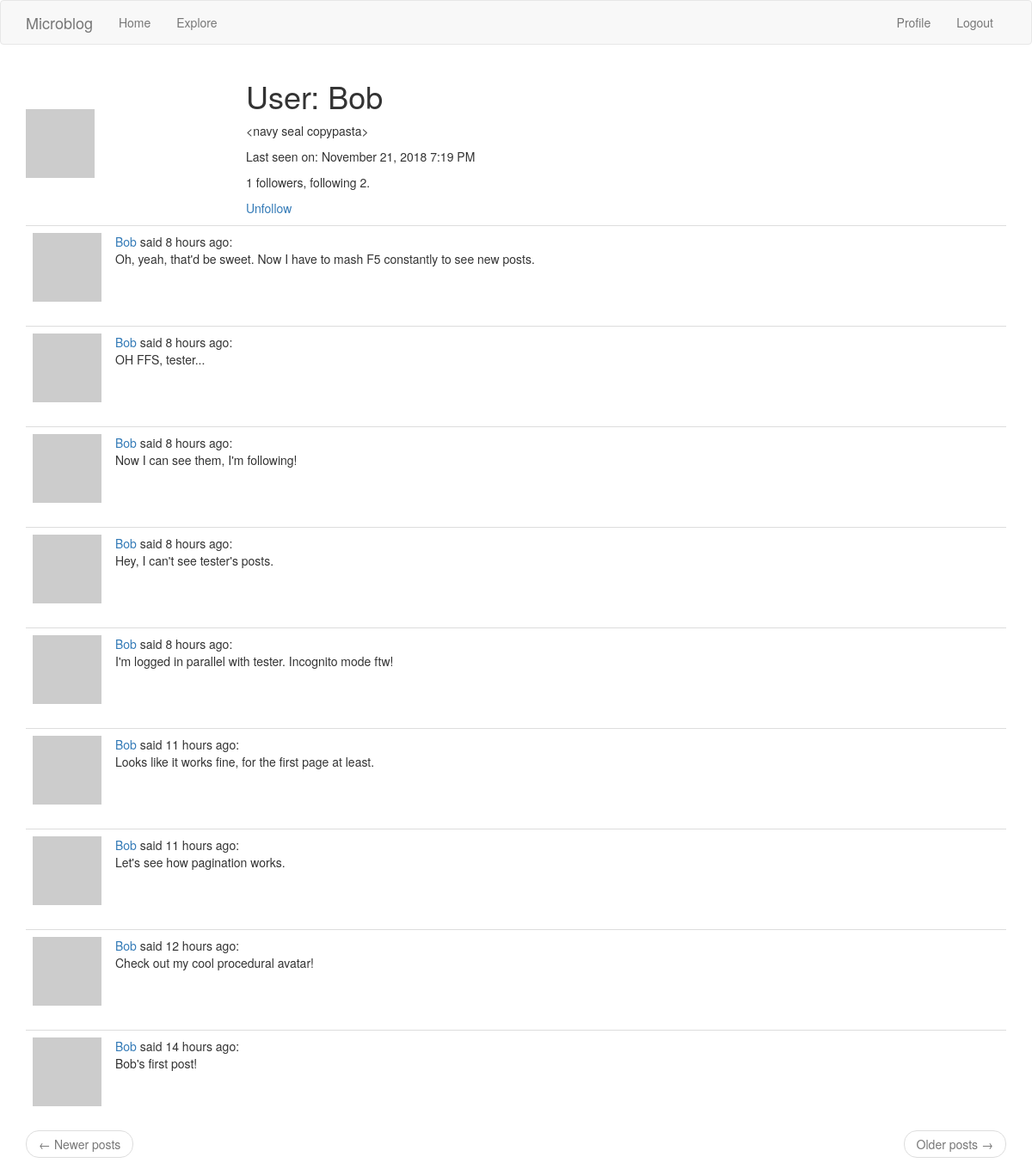
The app's page /user/Bob (signed in), older data.
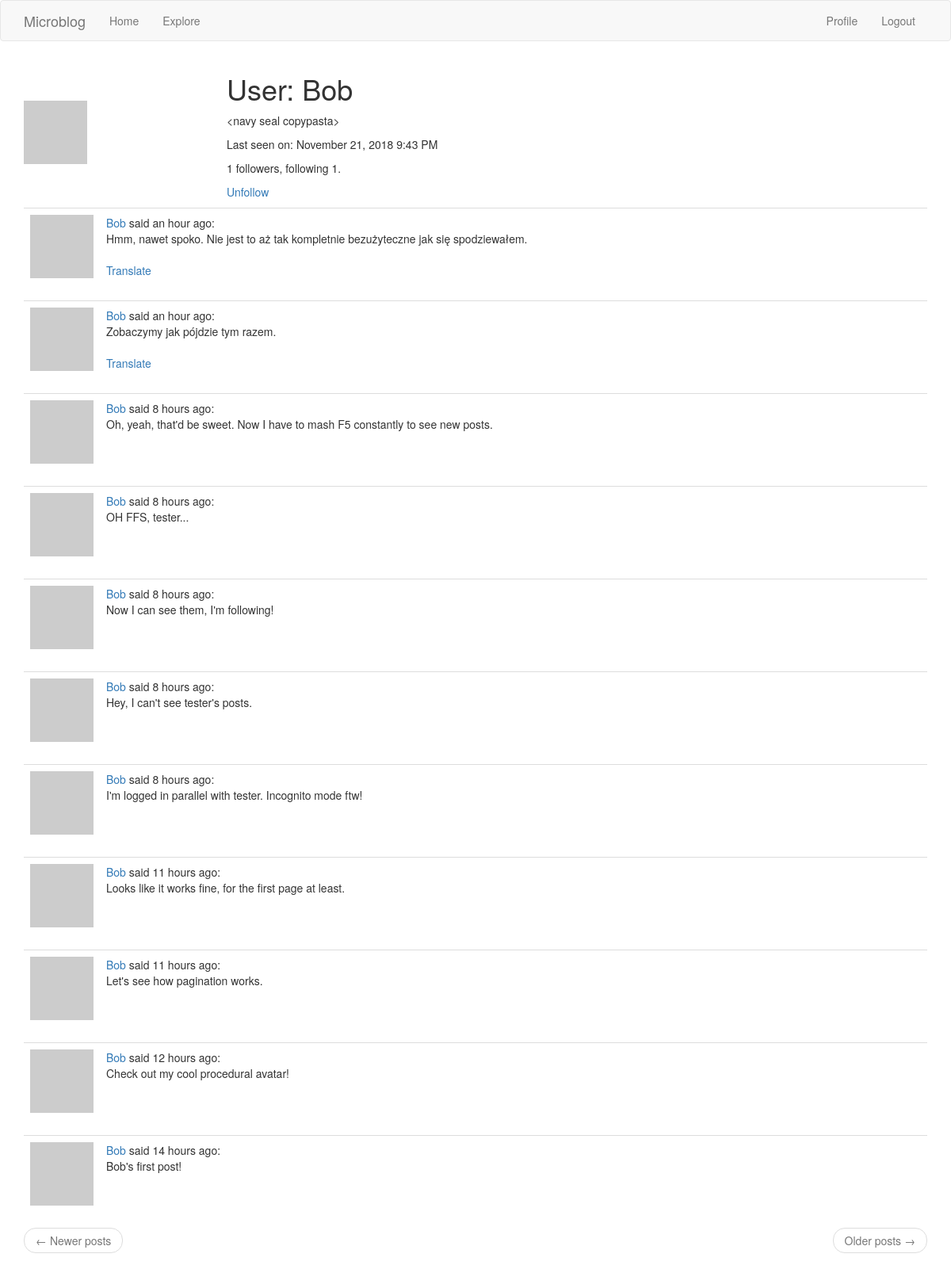
The same page, newer data.
### app/models.py (models this page shows, shortened)
class User(UserMixin, db.Model):
    id = db.Column(db.Integer, primary_key=True)
    username = db.Column(db.String(64), index=True, unique=True)
    email = db.Column(db.String(120), index=True, unique=True)
    password_hash = db.Column(db.String(128))
    about_me = db.Column(db.String(140))
    last_seen = db.Column(db.DateTime, default=datetime.utcnow)
    posts = db.relationship('Post', backref='author', lazy='dynamic')
    followed = db.relationship(
        'User', secondary=followers,
        primaryjoin=(followers.c.follower_id == id),
        secondaryjoin=(followers.c.followed_id == id),
        backref=db.backref('followers', lazy='dynamic'), lazy='dynamic')
    def avatar(self, size):
        digest = md5(self.email.lower().encode('utf-8')).hexdigest()
        return 'https://www.gravatar.com/avatar/{}?d=retro&s={}'.format(
            digest, size)
    def is_following(self, user):
        return self.followed.filter(
            followers.c.followed_id == user.id).count() > 0

class Post(db.Model):
    id = db.Column(db.Integer, primary_key=True)
    body = db.Column(db.String(140))
    timestamp = db.Column(db.DateTime, index=True, default=datetime.utcnow)
    user_id = db.Column(db.Integer, db.ForeignKey('user.id'))
    language = db.Column(db.String(5))

### app/routes.py (the view)
@app.route('/user/<username>')
@login_required
def user(username):
    user = User.query.filter_by(username=username).first_or_404()
    page = request.args.get('page', 1, type=int)
    posts = user.posts.order_by(Post.timestamp.desc()).paginate(
        page, app.config['POSTS_PER_PAGE'], False)
    next_url = url_for('user', username=user.username, page=posts.next_num) \
        if posts.has_next else None
    prev_url = url_for('user', username=user.username, page=posts.prev_num) \
        if posts.has_prev else None
    return render_template('user.html', user=user, posts=posts.items,
                           prev_url=prev_url, next_url=next_url)

### app/models.py (called while the page is built)
@login.user_loader
def load_user(id):
    return User.query.get(int(id))

### app/routes.py (called while the page is built)
@app.before_request
def before_request():
    if current_user.is_authenticated:
        current_user.last_seen = datetime.utcnow()
        db.session.commit()
    g.locale = str(get_locale())

### app/templates/user.html
{% extends "base.html" %}
{% block app_content %}
  <table class="tabe table-hover">
    <tr>
      <td width="256px"><img src="{{ user.avatar(256) }}"></td>
      <td>
        <h1>{{ _('User:') }} {{ user.username }}</h1>
        {% if user.about_me %}
          <p>{{ user.about_me }}</p>
        {% endif %}
        {% if user.last_seen %}
          <p>{{ _('Last seen on:') }} {{ moment(user.last_seen).format('LLL') }}</p>
        {% endif %}
        <p>{{ user.followers.count() }} {{ _('followers, following') }} {{ user.followed.count() }}.</p>
        {% if user == current_user %}
          <p><a href="{{ url_for('edit_profile') }}">{{ _('Edit your profile') }}</a></p>
        {% elif not current_user.is_following(user) %}
          <p><a href="{{ url_for('follow', username=user.username) }}">{{ _('Follow') }}</a></p>
        {% else %}
          <p><a href="{{ url_for('unfollow', username=user.username) }}">{{ _('Unfollow') }}</a></p>
        {% endif %}
      </td>
    </tr>
  </table>
  {% for post in posts %}
    {% include '_post.html' %}
  {% endfor %}
  {% include '_page_nav.html' %}
{% endblock %}

### app/templates/base.html (shortened to what this page needs)
{% extends 'bootstrap/base.html' %}
{% block navbar %}
  <nav class="navbar navbar-default">
    <div class="container">
      <div class="navbar-header">
        <a class="navbar-brand" href="{{ url_for('index') }}">Microblog</a>
      </div>
      <div class="collapse navbar-collapse" id="bs-example-navbar-collapse-1">
        <ul class="nav navbar-nav">
          <li><a href="{{ url_for('index') }}">{{ _('Home') }}</a></li>
          <li><a href="{{ url_for('explore') }}">{{ _('Explore') }}</a></li>
        </ul>
        <ul class="nav navbar-nav navbar-right">
          {% if current_user.is_anonymous %}
            <li><a href="{{ url_for('login') }}">{{ _('Login') }}</a></li>
          {% else %}
            <li><a href="{{ url_for('user', username=current_user.username) }}">{{ _('Profile') }}</a></li>
            <li><a href="{{ url_for('logout') }}">{{ _('Logout') }}</a></li>
          {% endif %}
        </ul>
      </div>
    </div>
  </nav>
{% endblock %}
{% block content %}
  <div class="container">
    {% block app_content %}{% endblock %}
  </div>
{% endblock %}

### app/templates/_post.html
<table class="table table-hover">
  <tr>
    <td width="40px"><img src="{{ post.author.avatar(40) }}"></td>
    <td>
      <a href="{{ url_for('user', username=post.author.username) }}">
        {{ post.author.username }}
      </a>
      {{ _('said') }} {{ moment(post.timestamp).fromNow() }}:
      <br>
      <span id="post{{ post.id }}">{{ post.body }}</span>
      {% if post.language and post.language != g.locale %}
        <br><br>
        <span id="translation{{ post.id }}">
          <a href="javascript:translate(
                                '#post{{ post.id }}',
                                '#translation{{ post.id }}',
                                '{{ post.language }}',
                                '{{ g.locale }}');">{{ _('Translate') }}</a>
        </span>
      {% endif %}
    </td>
  </tr>
</table>

### app/templates/_page_nav.html
<nav aria-label="...">
  <ul class="pager">
    <li class="previous{% if not prev_url %} disabled{% endif %}">
      <a href="{{ prev_url or '#' }}">
        <span aria-hidden="true">&larr;</span> {{ _('Newer posts') }}
      </a>
    </li>
    <li class="next{% if not next_url %} disabled{% endif %}">
      <a href="{{ next_url or '#' }}">
        {{ _('Older posts') }} <span aria-hidden="true">&rarr;</span>
      </a>
    </li>
  </ul>
</nav>

Row changes from the older to the newer data that the page shows:
changed User "Bob": last_seen "November 21, 2018 7:19 PM" → "November 21, 2018 9:43 PM"
added Post: author.username "Bob", timestamp "an hour ago", body "Hmm, nawet spoko. Nie jest to aż tak kompletnie bezużyteczne jak się spodziewałem."
added Post: author.username "Bob", timestamp "an hour ago", body "Zobaczymy jak pójdzie tym razem."
Text that changed along with them:
{{ user.followed.count() }}: "2" → "1"
